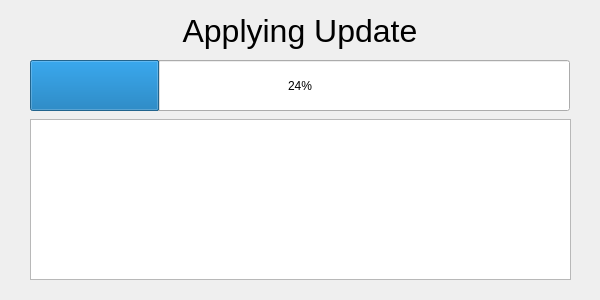
<?xml version="1.0" encoding="UTF-8"?>
<ui version="4.0">
 <class>UpdateProgress</class>
 <widget class="QWidget" name="UpdateProgress">
  <property name="geometry">
   <rect>
    <x>0</x>
    <y>0</y>
    <width>600</width>
    <height>300</height>
   </rect>
  </property>
  <property name="windowTitle">
   <string>UpdateWindow</string>
  </property>
  <widget class="QProgressBar" name="progress">
   <property name="geometry">
    <rect>
     <x>30</x>
     <y>60</y>
     <width>540</width>
     <height>51</height>
    </rect>
   </property>
   <property name="value">
    <number>24</number>
   </property>
  </widget>
  <widget class="QLabel" name="title">
   <property name="geometry">
    <rect>
     <x>30</x>
     <y>10</y>
     <width>540</width>
     <height>41</height>
    </rect>
   </property>
   <property name="font">
    <font>
     <pointsize>24</pointsize>
    </font>
   </property>
   <property name="styleSheet">
    <string notr="true"/>
   </property>
   <property name="text">
    <string>Applying Update</string>
   </property>
   <property name="alignment">
    <set>Qt::AlignCenter</set>
   </property>
  </widget>
  <widget class="QPlainTextEdit" name="log">
   <property name="geometry">
    <rect>
     <x>30</x>
     <y>119</y>
     <width>541</width>
     <height>161</height>
    </rect>
   </property>
   <property name="focusPolicy">
    <enum>Qt::NoFocus</enum>
   </property>
   <property name="readOnly">
    <bool>true</bool>
   </property>
  </widget>
 </widget>
 <layoutdefault spacing="6" margin="11"/>
 <resources/>
 <connections/>
</ui>
